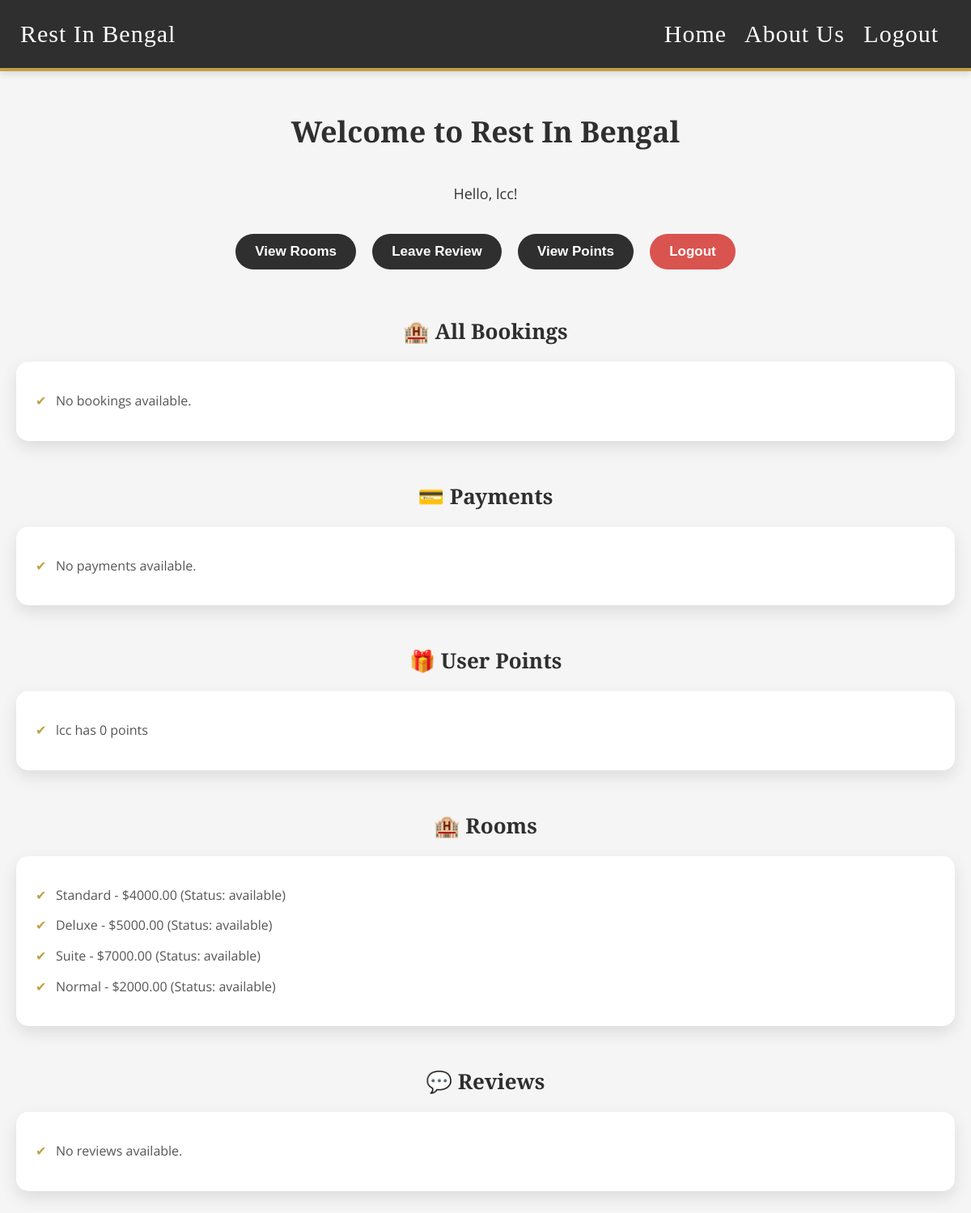
The page / (signed in) on the database its author committed.
### app1/models.py (models this page shows, shortened)
class Point(models.Model):
    user = models.ForeignKey(User, on_delete=models.CASCADE)
    points_earned = models.IntegerField(default=0)
    points_used = models.IntegerField(default=0)

### app2/models.py (models this page shows, shortened)
class Room(models.Model):
    ROOM_TYPES = [
        ('Standard', 'Standard'),
        ('Deluxe', 'Deluxe'),
        ('Suite', 'Suite'),
        ('Normal', 'Normal'),
    ]
    type = models.CharField(max_length=20, choices=ROOM_TYPES)
    price = models.DecimalField(max_digits=8, decimal_places=2)
    status = models.CharField(max_length=20, default='available')
    image = models.ImageField(upload_to='room_images/', null=True, blank=True)  # Add this field for room images

### app1/views.py (the view)
# urls.py: path('', include('app1.urls')),  # Handles home, book, payment, points
@login_required(login_url='login')
def home(request):
    total_points = 0
    try:
        total_points = Point.objects.filter(user=request.user).first().points_earned if Point.objects.filter(
            user=request.user).exists() else 0
    except:
        pass
    bookings = Booking.objects.filter(user=request.user)
    payments = Payment.objects.filter(booking__user=request.user)
    points = Point.objects.filter(user=request.user)
    rooms = Room.objects.all()
    reviews = Review.objects.all()
    return render(request, 'home.html', {
        'bookings': bookings,
        'payments': payments,
        'points': points,
        'rooms': rooms,
        'reviews': reviews,
        'total_points': total_points,  # Show total points on home page
    })

### templates/home.html (shortened to what this page needs)
<!DOCTYPE html>
<html lang="en">
<head>
</head>
<body>
<header>
    <div style="display: flex; justify-content: space-between; align-items: center;">
        <div style="font-size: 30px; font-family: 'Playfair Display', serif;">
            Rest In Bengal
        </div>
        <nav>
            <a href="{% url 'home' %}" style="color: white; margin-right: 15px; text-decoration: none;">Home</a>
            <a href="{% url 'about' %}" style="color: white; margin-right: 15px; text-decoration: none;">About Us</a>
            {% if user.is_authenticated %}
                <a href="{% url 'logout' %}" style="color: white; margin-right: 15px; text-decoration: none;">Logout</a>
            {% else %}
                <a href="{% url 'login' %}" style="color: white; margin-right: 15px; text-decoration: none;">Login</a>
                <a href="{% url 'register' %}" style="color: white; text-decoration: none;">Register</a>
            {% endif %}
        </nav>
    </div>
</header>
<div class="container">
    <h1>Welcome to Rest In Bengal</h1>
    <div class="auth-section">
        {% if user.is_authenticated %}
            <p>Hello, {{ user.username }}!</p>
        {% else %}
            <p><a href="{% url 'login' %}">Login</a> | <a href="{% url 'register' %}">Register</a></p>
        {% endif %}
    </div>
    <div class="action-buttons">
        {% if not user.is_authenticated %}
            <button onclick="location.href='{% url 'register' %}'">Register</button>
            <button onclick="location.href='{% url 'login' %}'">Login</button>
        {% else %}
            <button onclick="location.href='{% url 'view_rooms' %}'">View Rooms</button>
            <button onclick="location.href='{% url 'leave_review' %}'">Leave Review</button>
            <button onclick="location.href='{% url 'view_points' %}'">View Points</button>
            <form action="{% url 'logout' %}" method="post" style="display: inline;">
                <button type="submit">Logout</button>
            </form>
        {% endif %}
    </div>
    <div>
        <h2 class="section-title">🏨 All Bookings</h2>
        <div class="card">
            <ul>
                {% for booking in bookings %}
                    <li>{{ booking.user.username }} booked {{ booking.room }} from {{ booking.check_in_date }} to {{ booking.check_out_date }}</li>
                {% empty %}
                    <li>No bookings available.</li>
                {% endfor %}
            </ul>
        </div>
        <h2 class="section-title">💳 Payments</h2>
        <div class="card">
            <ul>
                {% for payment in payments %}
                    <li>{{ payment.booking.user.username }} paid ${{ payment.amount }} on {{ payment.paid_on }}</li>
                {% empty %}
                    <li>No payments available.</li>
                {% endfor %}
            </ul>
        </div>
        <h2 class="section-title">🎁 User Points</h2>
        <div class="card">
            <ul>
                {% for point in points %}
                    <li>{{ point.user.username }} has {{ point.points_earned }} points</li>
                {% empty %}
                    <li>No points data available.</li>
                {% endfor %}
            </ul>
        </div>
        <h2 class="section-title">🏨 Rooms</h2>
        <div class="card">
            <ul>
                {% for room in rooms %}
                    <li>{{ room.type }} - ${{ room.price }} (Status: {{ room.status }})</li>
                {% empty %}
                    <li>No rooms available.</li>
                {% endfor %}
            </ul>
        </div>
        <h2 class="section-title">💬 Reviews</h2>
        <div class="card">
            <ul>
                {% for review in reviews %}
                    <li>
                        Room: {{ review.room.type }} |
                        Reviewer: {{ review.reviewer_name }} |
                        Rating: {{ review.rating }} |
                        Comment: {{ review.comment }}
                    </li>
                {% empty %}
                    <li>No reviews available.</li>
                {% endfor %}
            </ul>
        </div>
    </div>
</div>
</body>
</html>

### templates/home.html (style rules this page uses)
body { font-family: 'Open Sans', sans-serif; background-color: #f5f5f5; margin: 0; padding: 0; color: #333; }
header { background-color: #2f2f2f; color: #fff; padding: 25px; text-align: center; font-size: 30px; font-family: 'Playfair Display', serif; border-bottom: 4px solid #bfa145; box-shadow: 0 4px 8px rgba(0,0,0,0.1); letter-spacing: 1px; }
.container { max-width: 1200px; margin: 50px auto; padding: 0 20px; }
h1 { text-align: center; color: #2f2f2f; font-family: 'Playfair Display', serif; font-size: 36px; margin-bottom: 40px; }
.auth-section { text-align: center; margin-bottom: 30px; }
.auth-section p { font-size: 18px; margin-bottom: 10px; }
.action-buttons { text-align: center; margin-bottom: 50px; }
.action-buttons button { background-color: #2f2f2f; color: white; padding: 12px 24px; border: none; border-radius: 30px; margin: 8px; cursor: pointer; font-size: 17px; font-weight: 600; transition: all 0.3s ease; }
.section-title { text-align: center; font-size: 26px; font-family: 'Playfair Display', serif; color: #2f2f2f; margin: 50px 0 20px; }
.card { background-color: #fff; padding: 24px; border-radius: 15px; box-shadow: 0 8px 20px rgba(0, 0, 0, 0.1); margin-bottom: 30px; transition: all 0.3s ease; }
.card ul { list-style: none; padding-left: 0; margin: 0; }
.card li { margin: 12px 0; color: #555; line-height: 1.6; padding-left: 25px; position: relative; }
.card li::before { content: "✔"; position: absolute; left: 0; color: #bfa145; }
form[method="post"] button[type="submit"] { background-color: #d9534f; border-radius: 30px; }

### rows shown on the page
Point: user.username "lcc", points_earned "0"
Room: type "Standard", price "4000.00", status "available"
Room: type "Deluxe", price "5000.00", status "available"
Room: type "Suite", price "7000.00", status "available"
Room: type "Normal", price "2000.00", status "available"

### other values the page prints
{{ user.username }} "lcc"
